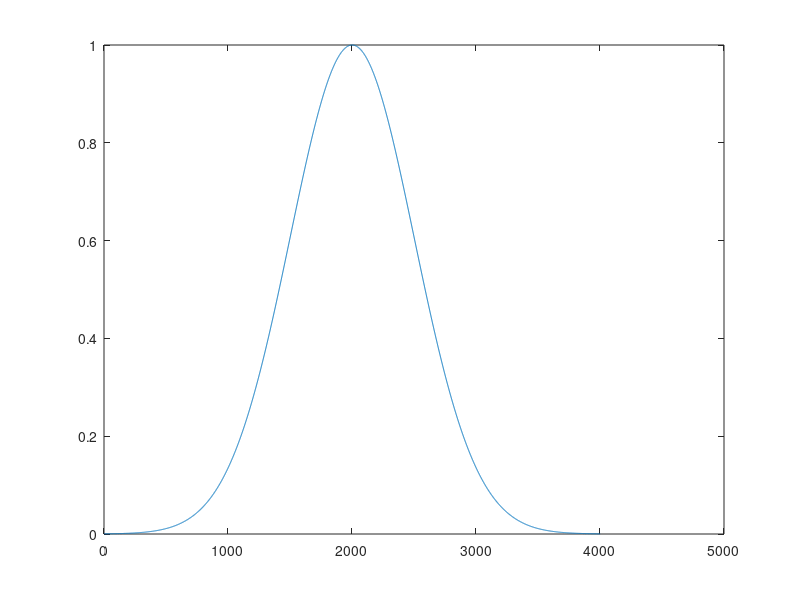

This figure's MATLAB source: (Note: this script raises an error after producing the figure.)
%inputs x and y
x = [-2:0.001:2];
y = [-2:0.001:2];

%inputs x and y in one matrix
X = [x' y'];

%true_output
true_out = exp(-x.^2 - y.^2)';

figure;
plot(true_out);

%number of layers
input  = 2;
hidden = 10;
true_output = 1;

%weights
weights1 = rand(hidden, input + 1);
weights2 = rand(true_output, hidden + 1);

weights = [weights1(:) ; weights2(:)];

%feed forward
grad = 0
grad_1 = 0 
step_1 = 0
e = 10^-6
flag = 1;
for i=1:300
weights1 = reshape(weights(1:hidden * (input + 1)), hidden, (input + 1));

weights2 = reshape(weights((1 + (hidden * (input + 1))):end), true_output, (hidden + 1));

m = size(X, 1);

cost = 0;
predictions1_grad = zeros(size(weights1));
predictions2_grad = zeros(size(weights2));

%each weight multiplied by input
act1 = [ones(m, 1) X];
val2 = act1 * weights1';
act2 = [ones(size(val2, 1), 1) sigmoid(val2)];
val3 = act2 * weights2';
prediction = sigmoid(val3);

sqrErr = (prediction - true_out).^2;

cost = 1 / (2*m) * sum(sqrErr); % the error function

%back propagation
error3 = prediction - true_out;
error2 = (error3 * weights2 .* sigmoidGradient([ones(size(val2, 1), 1) val2]));
error2=error2(:, 2:end);

grad1 = error2' * act1;
grad2 = error3' * act2;

predictions1_grad = grad1 ./ m;
predictions2_grad = grad2 ./ m ;

grad= [predictions1_grad(:) ; predictions2_grad(:)];

l= 10;
e = 10^-4;

norm(grad);
if  i == 1
    grad_1 = grad;
    weights = weights - l * grad;
    step_1 = -grad;
else
    si = -grad + norm(grad)^2 *step_1 / norm(grad_1)^2 ;
    weights = weights + si/i;
    step_1 = si;
    grad_1 = grad;

end

if norm(grad) < e 
    break
end
end

m = size(X, 1);

act1 = [ones(m, 1) X];
val2 = act1 * weights1';
act2 = [ones(size(val2, 1), 1) sigmoid(val2)];
val3 = act2 * weights2';
prediction = sigmoid(val3);

hold on
plot(prediction,'r');
